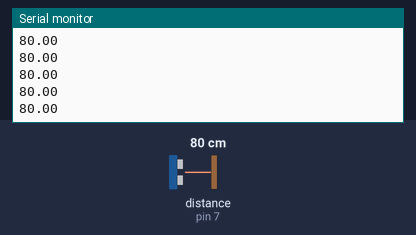
This sketch was run on a simulated Arduino Uno, built with avr-gcc and run on an emulated ATmega328P. Shown: the last lines printed to the serial monitor. The inputs (shaded band) are chosen by the test bench; at power-on: distance to the obstacle (sensor on pin 7) 80 cm. The echo pulse lasts 58.3 µs per cm.

Above: at 1.2 s.
1.3 s: distance to the obstacle (sensor on pin 7) set to 2 cm
At 2.2 s:
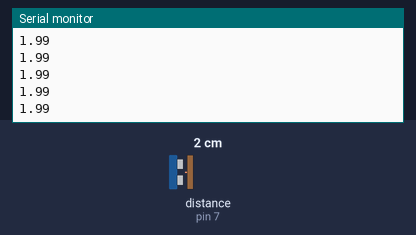
2.8 s: distance to the obstacle (sensor on pin 7) set to 4 cm
At 3.6 s:
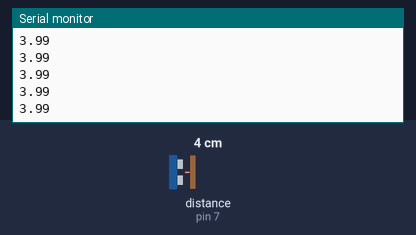
Timing chart, 0 to 5.8 s (numbered marks = the images above; inputs shaded):
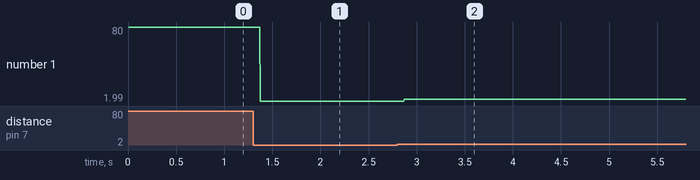

The sketch:

Main.ino
```cpp
#include <Ultrasonic.h>
//#include <Arduino.h>


/*#define TRIGGER_PIN 7;
#define ECHO_PIN 6;*/

Ultrasonic ultrasonic(6, 7);

void setup() {
   Serial.begin(9600);
}

void loop() {
  float cm;
  long tempo = ultrasonic.timing();

  cm = ultrasonic.convert(tempo, Ultrasonic::CM);

  Serial.println(cm);

}
```

Measured:
- after the input at 1.3 s, the serial monitor: prints a new line after 0.07 s (image 1)
- after the input at 2.8 s, the serial monitor: prints a new line after 0.07 s (image 2)
- plotted number 1: 80 → 1.99 after the input at 1.3 s, 1.99 → 3.9 after the input at 2.8 s
